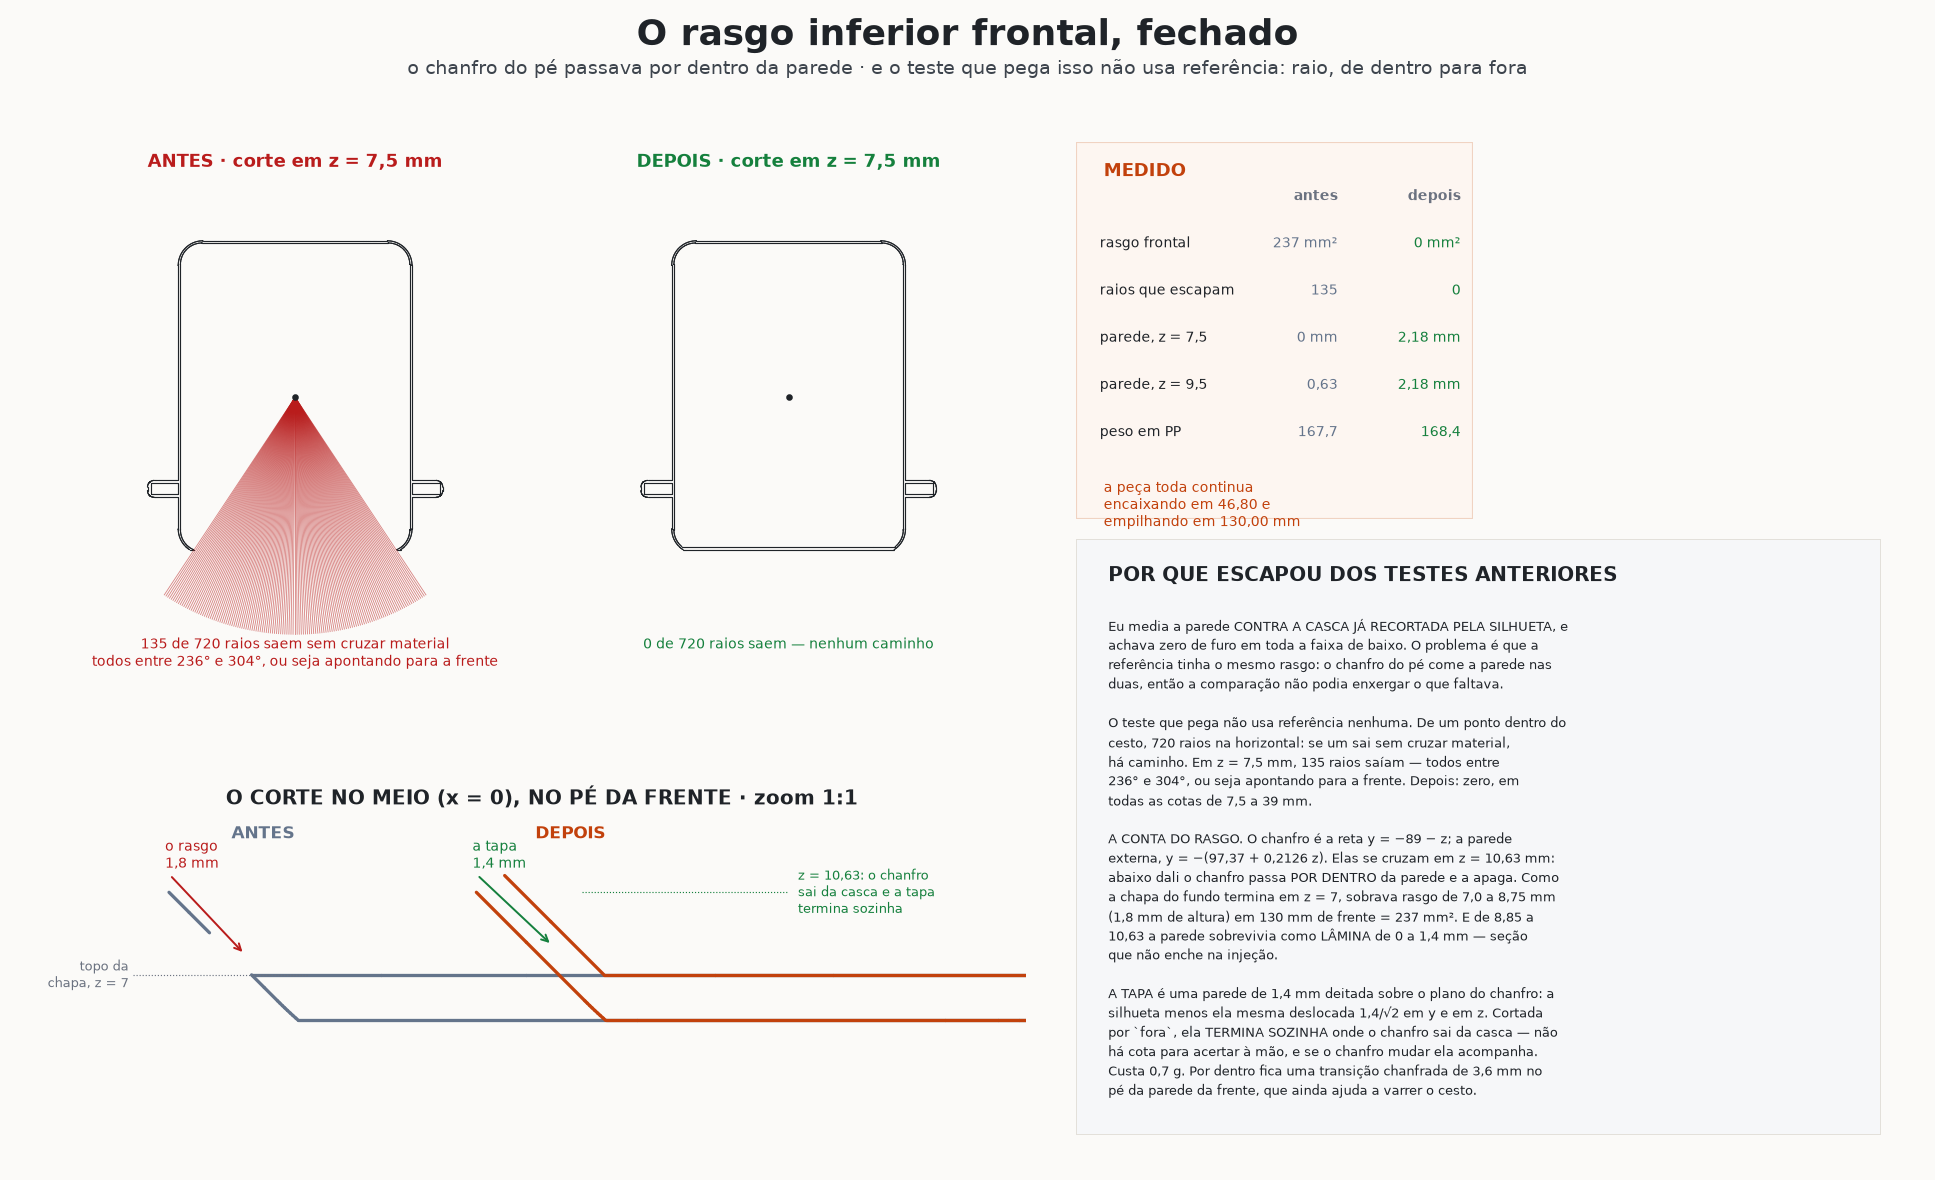

This figure's Python source:
#!/usr/bin/env python3
"""O rasgo inferior frontal, fechado -- e o teste que faltava.

Pedido de 22/09: "o rasgo inferior frontal ainda esta ali, eu quero fechar ele
tmb... aqui corre o risco dos produtos colocados nele escorrer e sair pelo
buraco".

O chanfro do pe (45 graus, CHANFRO_PE = 36) passa POR DENTRO da parede da
frente ate z = 10,63 mm. Entre o topo da chapa do fundo (z = 7) e essa cota a
parede simplesmente nao existia -- 237 mm2 de rasgo em 130 mm de frente, com a
borda da chapa servindo de rampa para ele.

E a licao de metodo: o teste anterior (secao contra a casca ja recortada pela
silhueta) NAO pegava isso, porque a referencia tinha o mesmo rasgo -- o
chanfro come a parede nas duas. O teste que pega nao usa referencia: raio, de
dentro para fora. Se um raio sai sem cruzar material, ha caminho.
"""
import os
import textwrap

import matplotlib
matplotlib.use("Agg")
import matplotlib.pyplot as plt
import numpy as np
import trimesh
from build123d import Box, Pos, export_stl
from matplotlib.patches import Rectangle
from trimesh.intersections import mesh_plane

import modelo3d as M

DEST = os.path.dirname(os.path.abspath(__file__))
FUNDO, TINTA, GRIS = "#fbfaf8", "#1f2328", "#6b7280"
NOVO, VERDE, CINZ, VERM = "#c2410c", "#15803d", "#64748b", "#b91c1c"

Z_RAIO = 7.5          # cota do teste de raios: onde o rasgo e mais aberto
N_RAIO = 720


def vg(x, casas=1, un=""):
    t = f"{x:.{casas}f}".replace(".", ",")
    return f"{t} {un}".strip()


def constroi(tapa):
    if not tapa:
        guarda = M._tapa_frente
        M._tapa_frente = lambda fora, sil: Pos(0, 0, -50) * Box(.01, .01, .01)
    try:
        p, n = M.cesto(aba=True)
    finally:
        if not tapa:
            M._tapa_frente = guarda
    return p, n


def corte(m, z):
    s = mesh_plane(m, plane_normal=[0, 0, 1], plane_origin=[0, 0, z])
    return s[:, :, :2] if s is not None and len(s) else np.zeros((0, 2, 2))


def raios(seg, org, dirs):
    """Quantos segmentos cada raio cruza. Zero = caminho livre para fora."""
    a, b = seg[:, 0, :], seg[:, 1, :]
    e = b - a
    ao = a - org[None, :]
    cont = np.zeros(len(dirs), int)
    for i, d in enumerate(dirs):
        den = d[0] * e[:, 1] - d[1] * e[:, 0]
        ok = np.abs(den) > 1e-12
        dd = np.where(ok, den, 1.0)
        t = np.where(ok, (ao[:, 0] * e[:, 1] - ao[:, 1] * e[:, 0]) / dd, -1.0)
        u = np.where(ok, (ao[:, 0] * d[1] - ao[:, 1] * d[0]) / dd, -1.0)
        cont[i] = int(np.count_nonzero(
            ok & (t > 1e-9) & (u >= -1e-9) & (u <= 1 + 1e-9)))
    return cont


def area_rasgo(m, dx=0.5, dz=0.125):
    """Area do rasgo frontal: varredura de raios em -y sobre (x, z).

    So conta quem esta DE FATO dentro do cesto -- o raio para tras tem de
    bater em material. Sem isso os x fora da largura da frente entram na
    conta e dao um piso falso de 21 mm.
    """
    xs = np.arange(-104.0, 104.0 + dx, dx)
    tot, faixa = 0.0, []
    for z in np.arange(M.H_PE, 13.0 + dz, dz):
        seg = corte(m, z)
        if not len(seg):
            continue
        a, b = seg[:, 0, :], seg[:, 1, :]
        e = b - a
        ok = np.abs(e[:, 0]) > 1e-12
        livre = np.zeros(len(xs), bool)
        for i, x in enumerate(xs):
            u = np.where(ok, (x - a[:, 0]) / np.where(ok, e[:, 0], 1.0), -1.0)
            cr = ok & (u >= 0.0) & (u <= 1.0)
            y = a[:, 1] + u * e[:, 1]
            livre[i] = np.any(cr & (y > 0.0)) and not np.any(cr & (y < 0.0))
        larg = livre.sum() * dx
        tot += larg * dz
        if larg > 0.5:
            faixa.append((z, larg, xs[livre].min(), xs[livre].max()))
    return tot, faixa


def main():
    M.set_draft(12.0)
    d = {}
    ang = np.linspace(0, 2 * np.pi, N_RAIO, endpoint=False)
    dirs = np.stack([np.cos(ang), np.sin(ang)], 1)
    for nome, tapa in (("antes", False), ("depois", True)):
        p, n = constroi(tapa)
        arq = os.path.join(DEST, f"frente-{nome}.stl")
        export_stl(p, arq)
        m = trimesh.load(arq)
        seg = corte(m, Z_RAIO)
        c = raios(seg, np.array([0.0, 0.0]), dirs)
        ar, faixa = area_rasgo(m)
        d[nome] = dict(p=p, m=m, seg=seg, fuga=(c == 0), ang=ang,
                       area=ar, faixa=faixa, peso=p.volume * M.RHO,
                       yz=mesh_plane(m, plane_normal=[1, 0, 0],
                                     plane_origin=[0, 0, 0])[:, :, 1:])
        esc = int((c == 0).sum())
        a = np.degrees(ang[c == 0])
        print(f"{nome:7s}: {esc:3d}/{N_RAIO} raios escapam em z={Z_RAIO}"
              + (f" ({a.min():.0f}..{a.max():.0f} graus)" if esc else "")
              + f" · rasgo {ar:.0f} mm2 · {p.volume*M.RHO:.1f} g")
        if faixa:
            print(f"         faixa z {faixa[0][0]:.2f}..{faixa[-1][0]:.2f} mm,"
                  f" largura ate {max(f[1] for f in faixa):.0f} mm")
    folha(d)


def painel_planta(fig, rect, dd, nome, titulo, cor):
    ax = fig.add_axes(rect)
    seg = dd["seg"]
    for a, b in seg:
        ax.plot([a[0], b[0]], [a[1], b[1]], color=TINTA, lw=0.7,
                solid_capstyle="round")
    fuga, ang = dd["fuga"], dd["ang"]
    for t in ang[fuga]:
        ax.plot([0, 150 * np.cos(t)], [0, 150 * np.sin(t)], color=VERM,
                lw=0.5, alpha=0.55)
    n = int(fuga.sum())
    ax.plot(0, 0, "o", color=TINTA, ms=3)
    ax.text(0, 143, titulo, color=cor, fontsize=11, weight="bold",
            ha="center", va="bottom")
    ax.text(0, -152, (f"{n} de {N_RAIO} raios saem sem cruzar material"
                      if n else f"0 de {N_RAIO} raios saem — nenhum caminho"),
            color=VERM if n else VERDE, fontsize=8.8, ha="center", va="top")
    if n:
        a = np.degrees(ang[fuga])
        ax.text(0, -163, f"todos entre {a.min():.0f}° e {a.max():.0f}°, "
                "ou seja apontando para a frente", color=VERM, fontsize=8.4,
                ha="center", va="top")
    ax.set_xlim(-150, 150); ax.set_ylim(-175, 155)
    ax.set_aspect("equal"); ax.axis("off")


def painel_corte(fig, rect, d):
    """O corte no meio (x = 0), no pe da frente, em ZOOM.

    A janela e de 11 x 10 mm: o rasgo tem 1,8 mm de altura e some em qualquer
    enquadramento mais largo. Escala 1:1 nos dois eixos -- o chanfro tem de
    continuar a 45 graus.
    """
    ax = fig.add_axes(rect)
    zc = (M.CHANFRO_PE - (M.PROF / 2 - M.BASE_Y / 2)) / (1 - M.TAN)
    for nome, cor, dy in (("antes", CINZ, 0.0), ("depois", NOVO, 13.5)):
        for a, b in d[nome]["yz"]:
            if max(a[1], b[1]) > 13.5 or min(a[0], b[0]) < -101.5:
                continue
            if min(a[0], b[0]) > -90.0 and max(a[1], b[1]) < 4.0:
                continue                      # a chapa corre longe, nao cabe
            ax.plot([a[0] + dy, b[0] + dy], [a[1], b[1]], color=cor, lw=2.0,
                    solid_capstyle="round")
        ax.text(-95.5 + dy, 13.0, nome.upper(), color=cor, fontsize=10.5,
                weight="bold", ha="center")

    # o rasgo, no antes
    ax.annotate("", xy=(-96.3, 7.9), xytext=(-99.6, 11.4),
                arrowprops=dict(arrowstyle="->", color=VERM, lw=1.2))
    ax.text(-99.8, 11.5, "o rasgo\n1,8 mm", color=VERM, fontsize=8.6,
            ha="left", va="bottom")
    ax.plot([-101.2, -93.5], [M.H_PE + M.T_FUNDO] * 2, color=GRIS, lw=0.7,
            ls=":")
    ax.text(-101.4, M.H_PE + M.T_FUNDO, "topo da\nchapa, z = 7", color=GRIS,
            fontsize=7.8, va="center", ha="right")
    # a tapa, no depois
    ax.plot([-95.0 + 13.5, -86.0 + 13.5], [zc] * 2, color=VERDE, lw=0.7,
            ls=":")
    ax.text(-85.5 + 13.5, zc, f"z = {vg(zc, 2)}: o chanfro\nsai da casca e a "
            "tapa\ntermina sozinha", color=VERDE, fontsize=7.8, va="center")
    ax.annotate("", xy=(-96.3 + 13.5, 8.3), xytext=(-99.6 + 13.5, 11.4),
                arrowprops=dict(arrowstyle="->", color=VERDE, lw=1.2))
    ax.text(-99.8 + 13.5, 11.5, "a tapa\n1,4 mm", color=VERDE, fontsize=8.6,
            ha="left", va="bottom")
    ax.set_xlim(-104.5, -62.0); ax.set_ylim(3.6, 14.2)
    ax.set_aspect("equal"); ax.axis("off")
    ax.set_title("O CORTE NO MEIO (x = 0), NO PÉ DA FRENTE · zoom 1:1",
                 fontsize=12, color=TINTA, weight="bold", pad=4)


def folha(d):
    fig = plt.figure(figsize=(16.4, 10.0), facecolor=FUNDO)
    fig.text(0.5, 0.985, "O rasgo inferior frontal, fechado",
             ha="center", va="top", fontsize=22, color=TINTA, weight="bold")
    fig.text(0.5, 0.950, "o chanfro do pé passava por dentro da parede · e o "
             "teste que pega isso não usa referência: raio, de dentro para fora",
             ha="center", va="top", fontsize=11.5, color="#3d444d")

    a, b = d["antes"], d["depois"]
    painel_planta(fig, [0.030, 0.415, 0.245, 0.470], a, "antes",
                  f"ANTES · corte em z = {vg(Z_RAIO)} mm", VERM)
    painel_planta(fig, [0.285, 0.415, 0.245, 0.470], b, "depois",
                  f"DEPOIS · corte em z = {vg(Z_RAIO)} mm", VERDE)
    painel_corte(fig, [0.030, 0.038, 0.500, 0.345], d)

    tb = fig.add_axes([0.556, 0.560, 0.205, 0.320]); tb.axis("off")
    tb.add_patch(Rectangle((0, 0), 1, 1, transform=tb.transAxes,
                           facecolor="#fdf6f1", edgecolor="#f0d3c2", lw=1.3))
    tb.text(0.07, 0.945, "MEDIDO", fontsize=11, color=NOVO, weight="bold",
            va="top")
    itens = [("", "antes", "depois"),
             ("rasgo frontal", f"{a['area']:.0f} mm²", f"{b['area']:.0f} mm²"),
             ("raios que escapam", f"{int(a['fuga'].sum())}", "0"),
             ("parede, z = 7,5", "0 mm", "2,18 mm"),
             ("parede, z = 9,5", "0,63", "2,18 mm"),
             ("peso em PP", vg(a["peso"]), vg(b["peso"]))]
    y = 0.855
    for i, (k, v1, v2) in enumerate(itens):
        w = "bold" if i == 0 else "normal"
        tb.text(0.06, y, k, fontsize=8.8, color=GRIS if i == 0 else TINTA,
                va="center", weight=w)
        tb.text(0.66, y, v1, fontsize=8.8, color=GRIS if i == 0 else CINZ,
                va="center", ha="right", weight=w)
        tb.text(0.97, y, v2, fontsize=8.8, color=GRIS if i == 0 else VERDE,
                va="center", ha="right", weight=w)
        y -= 0.125
    tb.text(0.07, y, "a peça toda continua\nencaixando em 46,80 e\nempilhando "
            "em 130,00 mm", fontsize=8.4, color=NOVO, va="top")

    tx = fig.add_axes([0.556, 0.038, 0.416, 0.505]); tx.axis("off")
    tx.add_patch(Rectangle((0, 0), 1, 1, transform=tx.transAxes,
                           facecolor="#f6f7f9", edgecolor="#e3e0da", lw=1.2))
    tx.text(0.04, 0.955, "POR QUE ESCAPOU DOS TESTES ANTERIORES",
            fontsize=12, color=TINTA, weight="bold", va="top")
    zc = (M.CHANFRO_PE - (M.PROF / 2 - M.BASE_Y / 2)) / (1 - M.TAN)
    tx.text(0.04, 0.870,
            "Eu media a parede CONTRA A CASCA JÁ RECORTADA PELA SILHUETA, e\n"
            "achava zero de furo em toda a faixa de baixo. O problema é que a\n"
            "referência tinha o mesmo rasgo: o chanfro do pé come a parede nas\n"
            "duas, então a comparação não podia enxergar o que faltava.\n\n"
            "O teste que pega não usa referência nenhuma. De um ponto dentro do\n"
            f"cesto, {N_RAIO} raios na horizontal: se um sai sem cruzar "
            "material,\n"
            f"há caminho. Em z = {vg(Z_RAIO)} mm, "
            f"{int(a['fuga'].sum())} raios saíam — todos entre\n"
            f"{np.degrees(a['ang'][a['fuga']]).min():.0f}° e "
            f"{np.degrees(a['ang'][a['fuga']]).max():.0f}°, "
            "ou seja apontando para a frente. Depois: zero, em\n"
            "todas as cotas de 7,5 a 39 mm.\n\n"
            "A CONTA DO RASGO. O chanfro é a reta y = −89 − z; a parede\n"
            f"externa, y = −({vg(M.BASE_Y/2, 2)} + {vg(M.TAN, 4)} z). Elas se "
            f"cruzam em z = {vg(zc, 2)} mm:\n"
            "abaixo dali o chanfro passa POR DENTRO da parede e a apaga. Como\n"
            "a chapa do fundo termina em z = 7, sobrava rasgo de 7,0 a 8,75 mm\n"
            f"({vg(1.75)} mm de altura) em 130 mm de frente = "
            f"{a['area']:.0f} mm². E de 8,85 a\n"
            f"{vg(zc, 2)} a parede sobrevivia como LÂMINA de 0 a 1,4 mm — seção\n"
            "que não enche na injeção.\n\n"
            "A TAPA é uma parede de 1,4 mm deitada sobre o plano do chanfro: a\n"
            "silhueta menos ela mesma deslocada 1,4/√2 em y e em z. Cortada\n"
            "por `fora`, ela TERMINA SOZINHA onde o chanfro sai da casca — não\n"
            "há cota para acertar à mão, e se o chanfro mudar ela acompanha.\n"
            "Custa 0,7 g. Por dentro fica uma transição chanfrada de 3,6 mm no\n"
            "pé da parede da frente, que ainda ajuda a varrer o cesto.",
            fontsize=8.2, color=TINTA, va="top", linespacing=1.44)

    fig.savefig(os.path.join(DEST, "frente.png"), dpi=118, facecolor=FUNDO)
    print("gerado frente.png")


if __name__ == "__main__":
    main()
